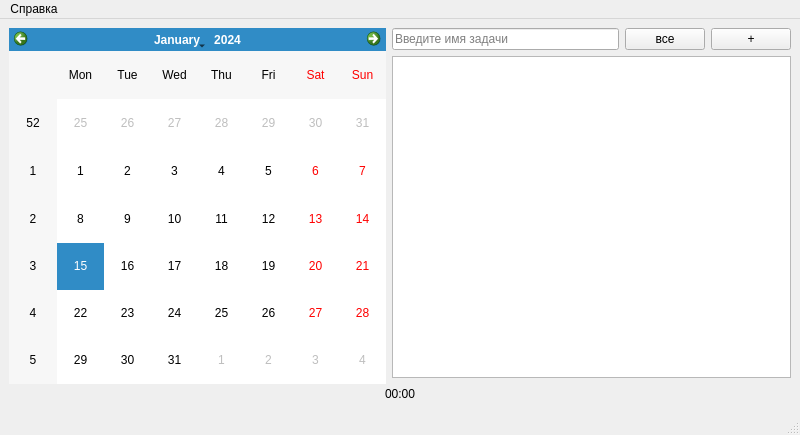
<?xml version="1.0" encoding="UTF-8"?>
<ui version="4.0">
 <class>MainWindow</class>
 <widget class="QMainWindow" name="MainWindow">
  <property name="geometry">
   <rect>
    <x>0</x>
    <y>0</y>
    <width>800</width>
    <height>435</height>
   </rect>
  </property>
  <property name="minimumSize">
   <size>
    <width>800</width>
    <height>435</height>
   </size>
  </property>
  <property name="windowTitle">
   <string>Планировщик задач</string>
  </property>
  <widget class="QWidget" name="centralwidget">
   <layout class="QVBoxLayout" name="verticalLayout">
    <item>
     <layout class="QHBoxLayout" name="horizontalLayout">
      <item>
       <layout class="QVBoxLayout" name="verticalLayout_3">
        <item>
         <widget class="QCalendarWidget" name="calendarWidget">
          <property name="minimumSize">
           <size>
            <width>377</width>
            <height>356</height>
           </size>
          </property>
          <property name="maximumSize">
           <size>
            <width>377</width>
            <height>356</height>
           </size>
          </property>
         </widget>
        </item>
       </layout>
      </item>
      <item>
       <layout class="QVBoxLayout" name="verticalLayout_2">
        <item>
         <layout class="QHBoxLayout" name="horizontalLayout_3">
          <item>
           <widget class="QLineEdit" name="searchTask">
            <property name="placeholderText">
             <string>Введите имя задачи</string>
            </property>
           </widget>
          </item>
          <item>
           <widget class="QPushButton" name="allTasks">
            <property name="enabled">
             <bool>true</bool>
            </property>
            <property name="text">
             <string>все</string>
            </property>
           </widget>
          </item>
          <item>
           <widget class="QPushButton" name="addTask">
            <property name="text">
             <string>+</string>
            </property>
           </widget>
          </item>
         </layout>
        </item>
        <item>
         <widget class="QListWidget" name="listWidget">
          <property name="styleSheet">
           <string notr="true"/>
          </property>
         </widget>
        </item>
       </layout>
      </item>
     </layout>
    </item>
    <item>
     <layout class="QHBoxLayout" name="horizontalLayout_2">
      <item>
       <spacer name="horizontalSpacer">
        <property name="orientation">
         <enum>Qt::Horizontal</enum>
        </property>
        <property name="sizeHint" stdset="0">
         <size>
          <width>40</width>
          <height>20</height>
         </size>
        </property>
       </spacer>
      </item>
      <item>
       <widget class="QLabel" name="label">
        <property name="text">
         <string>00:00</string>
        </property>
       </widget>
      </item>
      <item>
       <spacer name="horizontalSpacer_2">
        <property name="orientation">
         <enum>Qt::Horizontal</enum>
        </property>
        <property name="sizeHint" stdset="0">
         <size>
          <width>40</width>
          <height>20</height>
         </size>
        </property>
       </spacer>
      </item>
     </layout>
    </item>
   </layout>
  </widget>
  <widget class="QMenuBar" name="menubar">
   <property name="geometry">
    <rect>
     <x>0</x>
     <y>0</y>
     <width>800</width>
     <height>24</height>
    </rect>
   </property>
   <widget class="QMenu" name="menu">
    <property name="title">
     <string>Справка</string>
    </property>
    <addaction name="action_2"/>
   </widget>
   <addaction name="menu"/>
  </widget>
  <widget class="QStatusBar" name="statusbar"/>
  <action name="action">
   <property name="text">
    <string>Справка</string>
   </property>
  </action>
  <action name="action_2">
   <property name="text">
    <string>О прогграмме</string>
   </property>
  </action>
 </widget>
 <resources/>
 <connections>
  <connection>
   <sender>searchTask</sender>
   <signal>textEdited(QString)</signal>
   <receiver>listWidget</receiver>
   <slot>clear()</slot>
   <hints>
    <hint type="sourcelabel">
     <x>539</x>
     <y>60</y>
    </hint>
    <hint type="destinationlabel">
     <x>542</x>
     <y>156</y>
    </hint>
   </hints>
  </connection>
  <connection>
   <sender>calendarWidget</sender>
   <signal>clicked(QDate)</signal>
   <receiver>searchTask</receiver>
   <slot>clear()</slot>
   <hints>
    <hint type="sourcelabel">
     <x>232</x>
     <y>156</y>
    </hint>
    <hint type="destinationlabel">
     <x>434</x>
     <y>56</y>
    </hint>
   </hints>
  </connection>
 </connections>
</ui>
